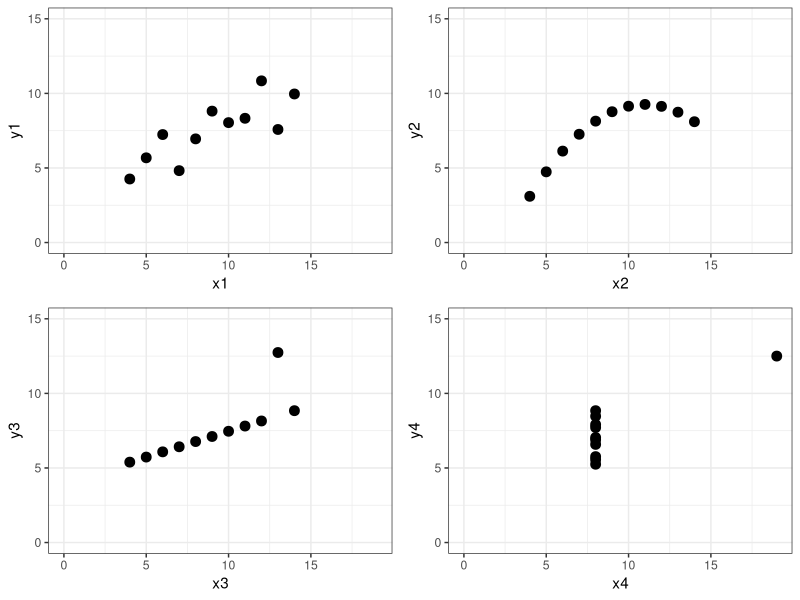
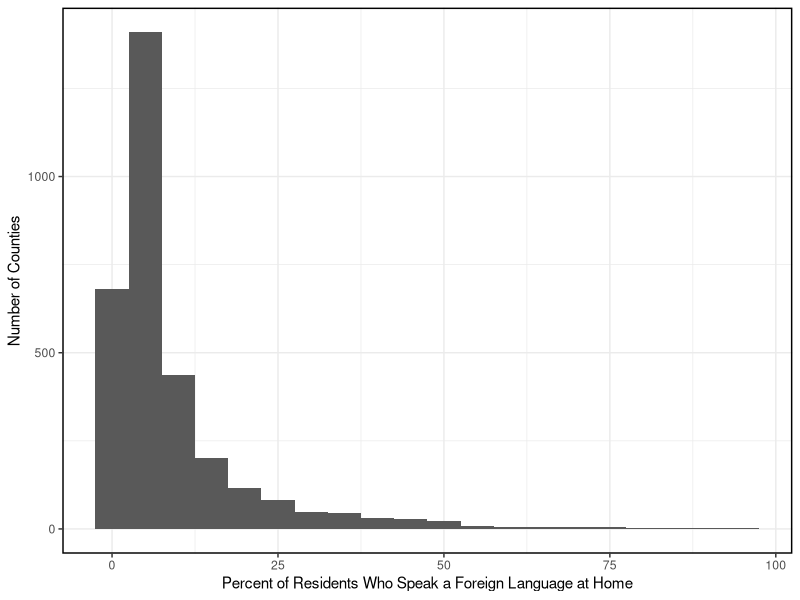
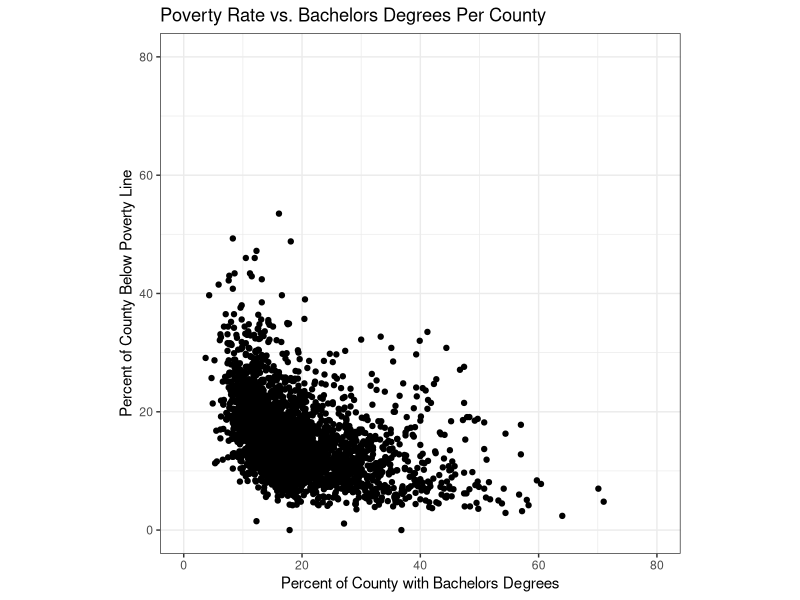

Here is the R script that generated these plots, in order:
## ---- chunk 1
knitr::opts_chunk$set(echo = TRUE)
## ---- chunk 2
library(tidyverse)
library(knitr)
library(kableExtra)
library(gridExtra)
theme_set(theme_bw())
## ---- chunk 3
quartet <- read.csv("Data/Quartet.csv")
## ---- chunk 4
colNames <- c("X1", "Y1", "X2", "Y2", "X3", "Y3", "X4", "Y4")

quartetMean <- apply(quartet, 2, mean)
quartetMedian <- apply(quartet, 2, median)
quartetSD <- apply(quartet, 2, sd)

summaryTable <- tibble(colNames, quartetMean, quartetMedian, quartetSD) %>% 
  rename(Column = colNames, "Sample Mean" = quartetMean, "Sample Median" = quartetMedian, 
         "Sample Standard Deviation" = quartetSD) %>% mutate_if(is.numeric, round, digits = 2)

kable(summaryTable) %>% kable_styling(bootstrap_options = c("striped", "hover"))
## ---- chunk 5
p1 <- ggplot(data = quartet, aes(x = x1, y = y1)) + geom_point(size = 3) + xlim(0, 19) + ylim(0, 15)
p2 <- ggplot(data = quartet, aes(x = x2, y = y2)) + geom_point(size = 3) + xlim(0, 19) + ylim(0, 15)
p3 <- ggplot(data = quartet, aes(x = x3, y = y3)) + geom_point(size = 3) + xlim(0, 19) + ylim(0, 15)
p4 <- ggplot(data = quartet, aes(x = x4, y = y4)) + geom_point(size = 3) + xlim(0, 19) + ylim(0, 15)

grid.arrange(p1, p2, p3, p4)
## ---- chunk 6
countyData <- read.csv("Data/CountyData.csv")
countyData <- as_tibble(countyData)
## ---- chunk 7
ggplot(data = countyData) + geom_histogram(mapping = aes(foreign_spoken_at_home), binwidth = 5) + labs(x = "Percent of Residents Who Speak a Foreign Language at Home", y = "Number of Counties") + theme(panel.border = element_rect(colour = "black", fill=NA, size=1))
## ---- chunk 8
fedSpendingMedian <- median(countyData$fed_spending, na.rm = TRUE)
## ---- chunk 9
ggplot(data = countyData) + geom_point(mapping = aes(x = bachelors, y = poverty)) + xlim(0, 80) + ylim(0, 80) + coord_fixed() + ggtitle("Poverty Rate vs. Bachelors Degrees Per County") + ylab("Percent of County Below Poverty Line") + xlab("Percent of County with Bachelors Degrees")
## ---- chunk 10
over30 <- countyData %>% filter(age_under_18 > 30)
over30 <- nrow(over30)
percOver30 <- 100  * (over30 / nrow(countyData))
